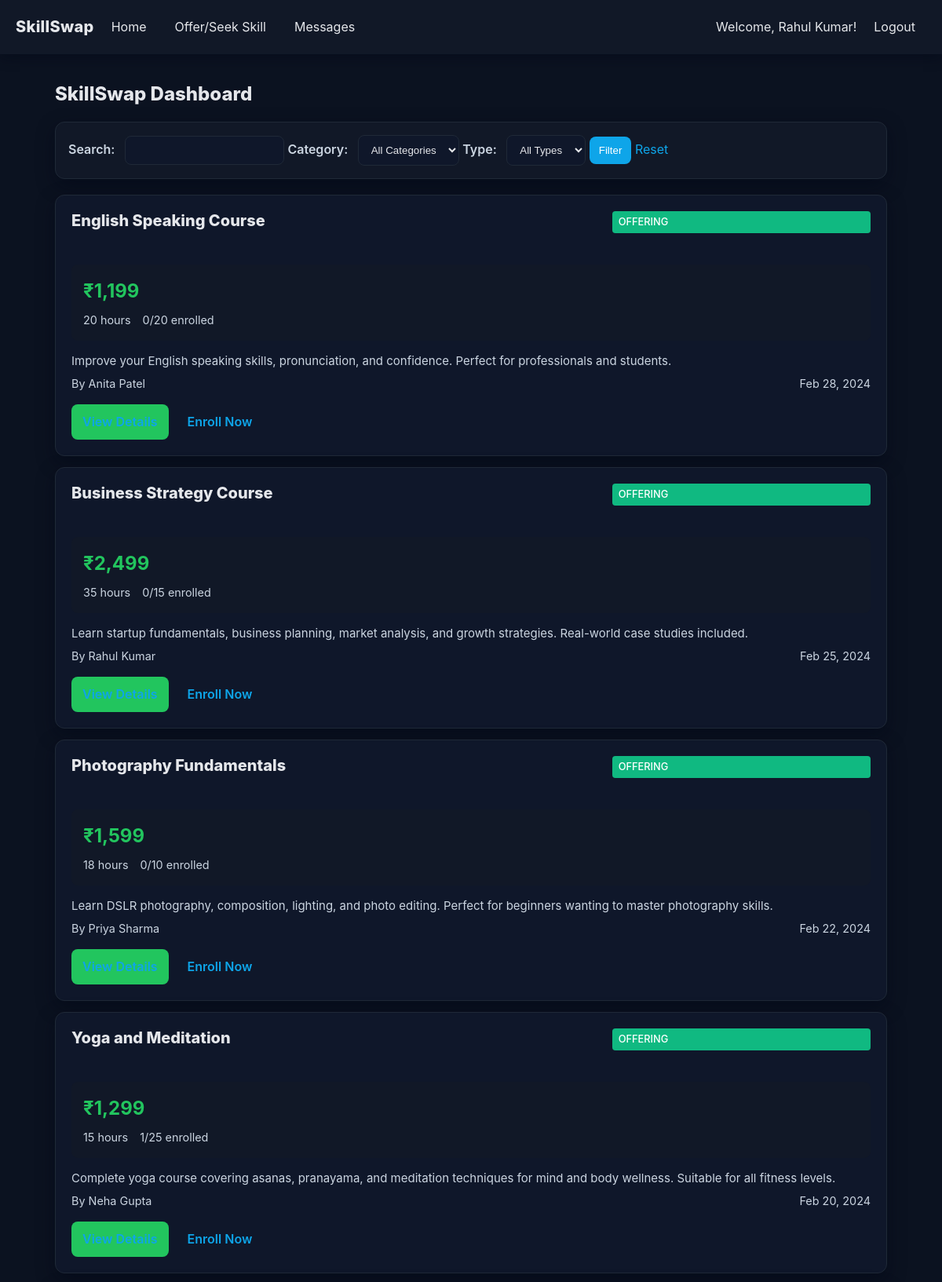
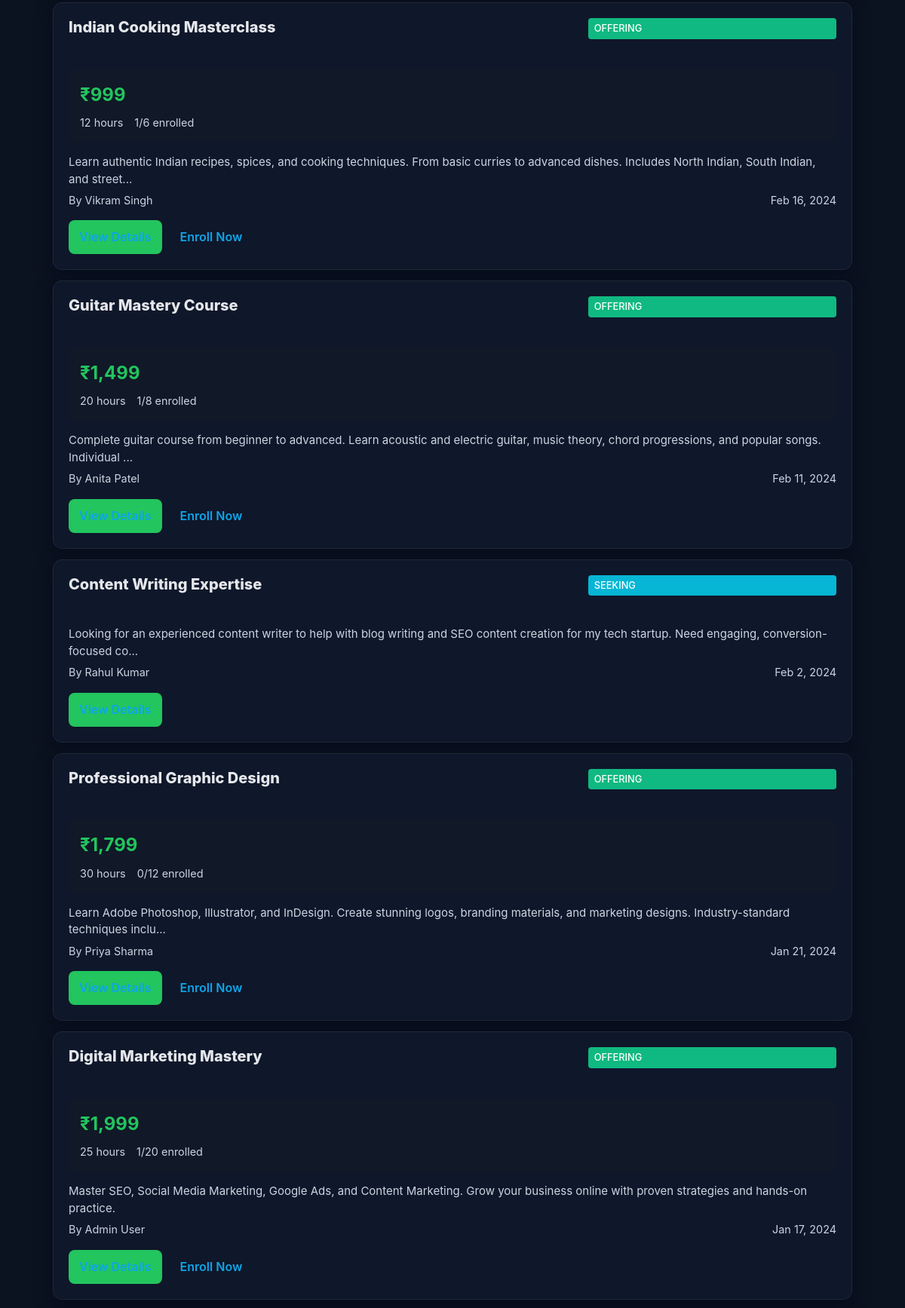
Page /dashboard.php (signed in, upper part) on the committed database (2 pictures, top to bottom).
### tables this page shows
CREATE TABLE `Skills` (
  `Skill_ID` int(11) NOT NULL AUTO_INCREMENT,
  `User_ID` int(11) NOT NULL,
  `Skill_Name` varchar(100) NOT NULL,
  `Skill_Type` enum('Offering','Seeking') NOT NULL,
  `Description` text DEFAULT NULL,
  `Price` decimal(10,2) DEFAULT 0.00 COMMENT 'Price in Indian Rupees (INR)',
  `Duration_Hours` int(11) DEFAULT 1 COMMENT 'Course duration in hours',
  `Max_Students` int(11) DEFAULT 10 COMMENT 'Maximum students for this skill',
  `Date_Posted` datetime DEFAULT CURRENT_TIMESTAMP,
  PRIMARY KEY (`Skill_ID`),
  FOREIGN KEY (`User_ID`) REFERENCES `Users`(`User_ID`) ON DELETE CASCADE ON UPDATE CASCADE
);

CREATE TABLE `Users` (
  `User_ID` int(11) NOT NULL AUTO_INCREMENT,
  `Name` varchar(100) NOT NULL,
  `Email` varchar(100) NOT NULL UNIQUE,
  `Contact_Number` varchar(20) DEFAULT NULL,
  `Location` varchar(100) DEFAULT NULL,
  `Password` varchar(255) NOT NULL,
  `Registration_Date` datetime DEFAULT CURRENT_TIMESTAMP,
  PRIMARY KEY (`User_ID`)
);

### dashboard.php (the view, shortened to what this page needs)
<?php
include 'includes/header.php';
require_once 'config/connect.php';
$user_name = $_SESSION['user_name'];
$search = $_GET['search'] ?? '';
$sql = "SELECT s.Skill_ID, s.Skill_Name, s.Skill_Type, s.Description, s.Date_Posted, s.Price, s.Duration_Hours, s.Max_Students, u.Name as User_Name,
               (SELECT COUNT(*) FROM Enrollments e WHERE e.Skill_ID = s.Skill_ID AND e.Status = 'Active') as Current_Enrollments
        FROM Skills s
        JOIN Users u ON s.User_ID = u.User_ID";
$sql .= " ORDER BY s.Date_Posted DESC";
$result = $conn->query($sql);
?>
    <div class="navbar">
        <div class="nav-left">
            <span class="brand-title">SkillSwap</span>
            <a href="dashboard.php">Home</a>
            <a href="offer_skill.php">Offer/Seek Skill</a>
            <a href="messages.php">Messages</a>
        </div>
        <div class="nav-right">
            <span>Welcome, <?php echo htmlspecialchars($user_name); ?>!</span>
            <a href="logout.php">Logout</a>
        </div>
    </div>
    <div class="page-wrapper">
        <h2 style="margin-bottom:12px;">SkillSwap Dashboard</h2>
        <div class="filter-form">
            <form action="dashboard.php" method="get">
                <label for="search">Search:</label>
                <input type="text" id="search" name="search" value="<?php echo htmlspecialchars($search); ?>">
                <label for="category">Category:</label>
                <select id="category" name="category">
                    <option value="">All Categories</option>
                </select>
                <label for="skill_type">Type:</label>
                <select id="skill_type" name="skill_type">
                    <option value="">All Types</option>
                </select>
                <input type="submit" value="Filter">
                <a href="dashboard.php">Reset</a>
            </form>
        </div>
        <div class="skill-list">
            <?php if ($result->num_rows > 0): ?>
                <?php while ($row = $result->fetch_assoc()): ?>
                    <div class="skill-card">
                        <div class="skill-header">
                            <h3><a href="view_skill.php?id=<?php echo $row['Skill_ID']; ?>"><?php echo htmlspecialchars($row['Skill_Name']); ?></a></h3>
                            <div class="skill-type <?php echo strtolower($row['Skill_Type']); ?>"><?php echo htmlspecialchars($row['Skill_Type']); ?></div>
                        </div>
                        <?php if ($row['Skill_Type'] == 'Offering' && $row['Price'] > 0): ?>
                            <div class="skill-pricing">
                                <div class="price">₹<?php echo number_format($row['Price'], 0); ?></div>
                                <div class="course-details">
                                    <span><?php echo $row['Duration_Hours']; ?> hours</span>
                                    <span><?php echo $row['Current_Enrollments']; ?>/<?php echo $row['Max_Students']; ?> enrolled</span>
                                </div>
                            </div>
                        <?php endif; ?>
                        <p class="skill-description"><?php echo nl2br(htmlspecialchars(substr($row['Description'], 0, 150))); ?><?php if (strlen($row['Description']) > 150): ?>...<?php endif; ?></p>
                        <div class="skill-meta">
                            <span class="instructor">By <?php echo htmlspecialchars($row['User_Name']); ?></span>
                            <span class="date"><?php echo date('M j, Y', strtotime($row['Date_Posted'])); ?></span>
                        </div>
                        <div class="skill-actions">
                            <a href="view_skill.php?id=<?php echo $row['Skill_ID']; ?>" class="btn btn-primary">View Details</a>
                            <?php if ($row['Skill_Type'] == 'Offering' && $row['Price'] > 0): ?>
                                <a href="payment.php?skill_id=<?php echo $row['Skill_ID']; ?>" class="btn btn-secondary">Enroll Now</a>
                            <?php endif; ?>
                        </div>
                    </div>
                <?php endwhile; ?>
            <?php else: ?>
                <p>No skills found.</p>
            <?php endif; ?>
        </div>
    </div>
<?php
include 'includes/footer.php';
?>

### rows in the picture
skills: Skill_Name "English Speaking Course", Skill_Type "OFFERING", Price "1,199", Duration_Hours "20", Current_Enrollments "0", Max_Students "20", Description "Improve your English speaking skills, pronunciation, and confidence. Perfect for professionals and students.", User_ID.Name "Anita Patel", Date_Posted "Feb 28, 2024"
skills: Skill_Name "Business Strategy Course", Skill_Type "OFFERING", Price "2,499", Duration_Hours "35", Current_Enrollments "0", Max_Students "15", Description "Learn startup fundamentals, business planning, market analysis, and growth strategies. Real-world case studies included.", User_ID.Name "Rahul Kumar", Date_Posted "Feb 25, 2024"
skills: Skill_Name "Photography Fundamentals", Skill_Type "OFFERING", Price "1,599", Duration_Hours "18", Current_Enrollments "0", Max_Students "10", Description "Learn DSLR photography, composition, lighting, and photo editing. Perfect for beginners wanting to master photography skills.", User_ID.Name "Priya Sharma", Date_Posted "Feb 22, 2024"
skills: Skill_Name "Yoga and Meditation", Skill_Type "OFFERING", Price "1,299", Duration_Hours "15", Current_Enrollments "1", Max_Students "25", Description "Complete yoga course covering asanas, pranayama, and meditation techniques for mind and body wellness. Suitable for all fitness levels.", User_ID.Name "Neha Gupta", Date_Posted "Feb 20, 2024"
skills: Skill_Name "Indian Cooking Masterclass", Skill_Type "OFFERING", Price "999", Duration_Hours "12", Current_Enrollments "1", Max_Students "6", Description "Learn authentic Indian recipes, spices, and cooking techniques. From basic curries to advanced dishes. Includes North Indian, South Indian, and street", User_ID.Name "Vikram Singh", Date_Posted "Feb 16, 2024"
skills: Skill_Name "Guitar Mastery Course", Skill_Type "OFFERING", Price "1,499", Duration_Hours "20", Current_Enrollments "1", Max_Students "8", Description "Complete guitar course from beginner to advanced. Learn acoustic and electric guitar, music theory, chord progressions, and popular songs. Individual", User_ID.Name "Anita Patel", Date_Posted "Feb 11, 2024"
skills: Skill_Name "Content Writing Expertise", Skill_Type "SEEKING", Description "Looking for an experienced content writer to help with blog writing and SEO content creation for my tech startup. Need engaging, conversion-focused co", User_ID.Name "Rahul Kumar", Date_Posted "Feb 2, 2024"
skills: Skill_Name "Professional Graphic Design", Skill_Type "OFFERING", Price "1,799", Duration_Hours "30", Current_Enrollments "0", Max_Students "12", Description "Learn Adobe Photoshop, Illustrator, and InDesign. Create stunning logos, branding materials, and marketing designs. Industry-standard techniques inclu", User_ID.Name "Priya Sharma", Date_Posted "Jan 21, 2024"
skills: Skill_Name "Digital Marketing Mastery", Skill_Type "OFFERING", Price "1,999", Duration_Hours "25", Current_Enrollments "1", Max_Students "20", Description "Master SEO, Social Media Marketing, Google Ads, and Content Marketing. Grow your business online with proven strategies and hands-on practice.", User_ID.Name "Admin User", Date_Posted "Jan 17, 2024"

### other values in the picture
$user_name "Rahul Kumar"
